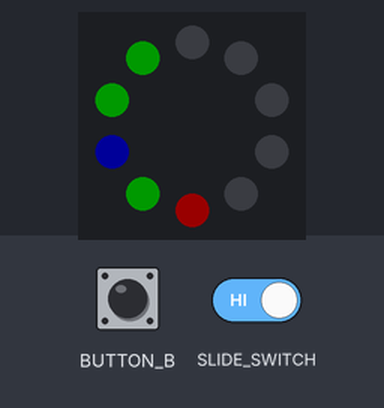
The program below on a simulated Circuit Playground running CircuitPython. Parts: the board's ring of 10 RGB LEDs (number 0 left of the top, counting anticlockwise). Inputs (shaded band) come from the test bench. Dim RGB values are drawn brighter than linear; random numbers come from a fixed seed.

Above: at 1.2 s.
1.3 s: slide switch moved to the right
At 3.0 s:
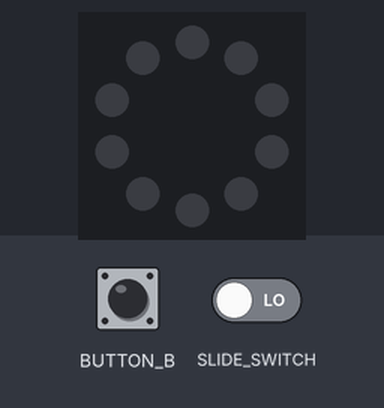
3.5 s: slide switch moved to the left
At 4.9 s:
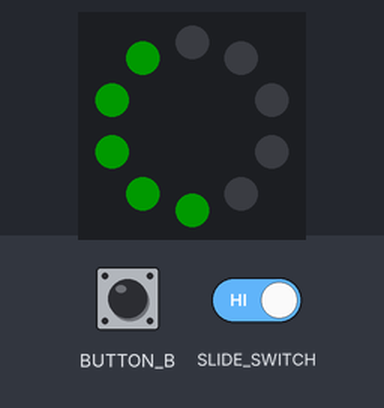
Timing chart, 0 to 6.5 s (numbered marks = the images above; inputs shaded):
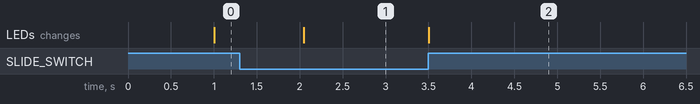

Measured:
- after the input at 3.5 s, the LEDs: change at once (image 2)

The program:

main.py
```python
import time
from random import randint
from random import choice
from adafruit_circuitplayground import cp

colours = [(25, 0, 0), (0, 25, 0), (0, 0, 25) ]


while True:

    while cp.switch:

        luck = randint(1, 7)

        if luck == 1:

            finalColor = choice(colours)

            cp.pixels[0] = finalColor
            cp.pixels[1] = finalColor
            cp.pixels[2] = finalColor
            cp.pixels[3] = finalColor
            cp.pixels[4] = finalColor

            timePassed = 0

            while cp.button_b == False:

                time.sleep(0.001)

                timePassed+=0.001

            print("Your reaction speed was " + str(timePassed) + " seconds.")

            cp.play_tone(262, 1)

            time.sleep(2)

        else:

            cp.pixels[0] = choice(colours)
            cp.pixels[1] = choice(colours)
            cp.pixels[2] = choice(colours)
            cp.pixels[3] = choice(colours)
            cp.pixels[4] = choice(colours)

        time.sleep(1)

    if cp.switch == False:

        finalColor = [0,0,0]

        cp.pixels[0] = finalColor
        cp.pixels[1] = finalColor
        cp.pixels[2] = finalColor
        cp.pixels[3] = finalColor
        cp.pixels[4] = finalColor
```
